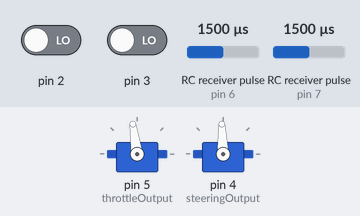
This sketch was run on a simulated Arduino Uno, built with avr-gcc and run on an emulated ATmega328P. Shown: 2 × servo. Wiring (inferred from the names in the program): 2 × RC receiver channel: data pin 6 / data pin 7. The inputs (shaded band) are chosen by the test bench; at power-on: RC receiver pulse (sensors on pin 6, pin 7) 1500 µs, pin 2 LOW, pin 3 LOW.

Above: at 1.97 s.
2.3 s: RC receiver pulse (sensor on pin 6) set to 1980 µs
At 3.37 s:
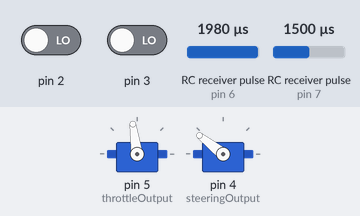
5.3 s: RC receiver pulse (sensor on pin 7) set to 1980 µs
At 6.67 s:
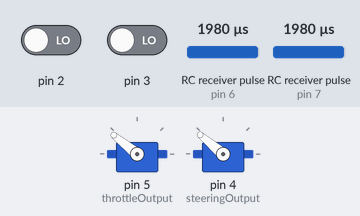
8.3 s: RC receiver pulse (sensor on pin 6) set to 1020 µs
At 8.75 s:
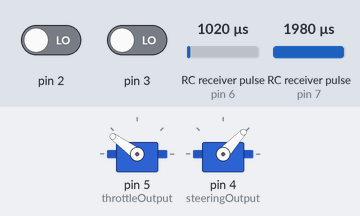
11.3 s: RC receiver pulse (sensor on pin 7) set to 1020 µs
At 12.09 s:
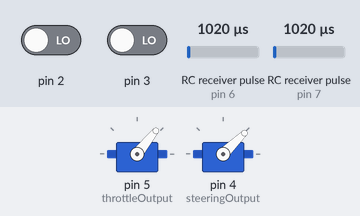
14.3 s: RC receiver pulse (sensor on pin 6) set to 1250 µs
17.3 s: RC receiver pulse (sensor on pin 7) set to 1250 µs
Timing chart, 0 to 21.3 s (numbered marks = the images above; inputs shaded):
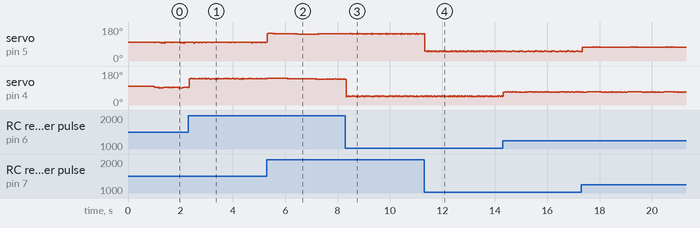

The sketch:

PassThroughMotion.ino
```cpp
// (licence header left out)
#include <Servo.h>
#include <stdint.h>

// Servos Pins
#define throttleOutput  5
#define steeringOutput  4
#define throttle_stop   1550
#define steering_center 1550

// Servo state
Servo   steeringServo;
Servo   throttleServo;

// Radio Inputs
#define throttleInput   PIND7
#define steeringInput   PIND6
#define radioDDR        DDRD
#define radioPortIn     PIND

// Radio state
short   throttleValue = 1500;
short   steeringValue = 1500;
unsigned long sS, sT;
unsigned char _state_s_ = 0, _state_t_ = 0;

short center = 0;
bool  reverseCapable;
bool  previousDirectionForward;
bool  previouslyMoving;
bool  braking;

void ArmThrottle()
{
  throttleServo.writeMicroseconds(throttle_stop);
  throttleServo.attach(throttleOutput);
}

void ArmSteering()
{
  steeringServo.writeMicroseconds(steering_center);
  steeringServo.attach(steeringOutput);
}

void setup()
{
  // Start the serial uplink
  Serial.begin(57600);

  // Configure the radio ports
  radioDDR &= ~_BV(throttleInput) & ~_BV(steeringInput);
  sS = sT = micros();
  PCMSK2 = _BV(throttleInput) | _BV(steeringInput);
  PCICR = _BV(PCIE2);

  // Power up the motor drivers and get a signal out (a 10k resistor acts as a pull down so the hb25 will fire up)
  pinMode(throttleOutput, OUTPUT);
  digitalWrite(throttleOutput, LOW);
  ArmThrottle();

  // Initalize steering servos
  pinMode(steeringOutput, OUTPUT);
  digitalWrite(steeringOutput, LOW);
  ArmSteering();

  // Ensure interrupts are online
  sei();

  // Get the center
  delay(1000);
  center = throttleValue;
  reverseCapable = false;
  previousDirectionForward = true;
  previouslyMoving = false;
  braking = false;
}

void loop()
{
  short t = throttleValue - center;
  if(abs(t) < 20) t = 0;

  steeringServo.writeMicroseconds(steeringValue);
  throttleServo.writeMicroseconds((throttleValue - center) + throttle_stop);
}

// ISR for the RC values
ISR(PCINT2_vect)
{
  unsigned char s = (radioPortIn >> steeringInput) & 0x03;

  // Check the state of throttle control
  if(_state_t_ == 0 && !(s & 0x02)) {
    _state_t_ = 1;
  }
  else if(_state_t_ == 1 && (s & 0x02)) {
    sT = micros();
    _state_t_ = 2;
  }
  else if(_state_t_ == 2 && !(s & 0x02)) {
    throttleValue = micros() - sT;
    _state_t_ = 1;
  }

  // Check the state of the steering control
  if(_state_s_ == 0 && !(s & 0x01)) {
    _state_s_ = 1;
  }
  else if(_state_s_ == 1 && (s & 0x01)) {
    sS = micros();
    _state_s_ = 2;
  }
  else if(_state_s_ == 2 && !(s & 0x01)) {
    steeringValue = micros() - sS;
    _state_s_ = 1;
  }
}
```
